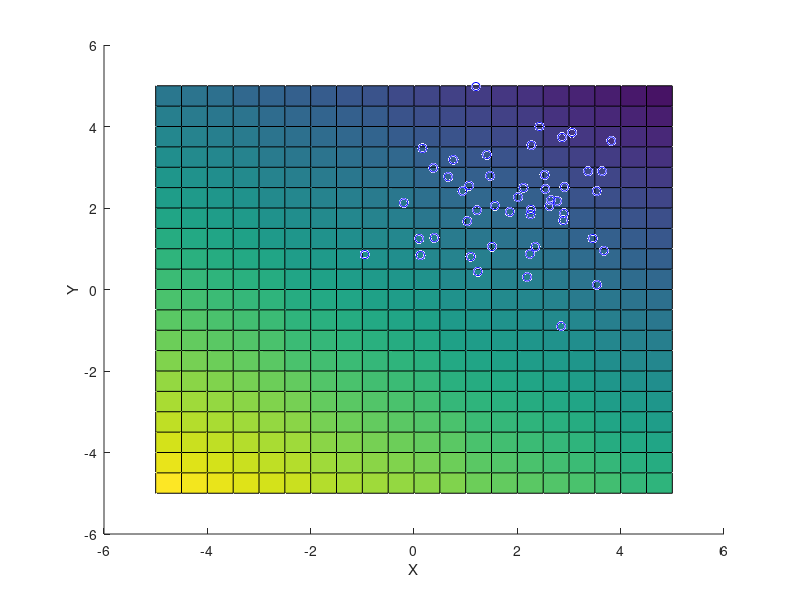
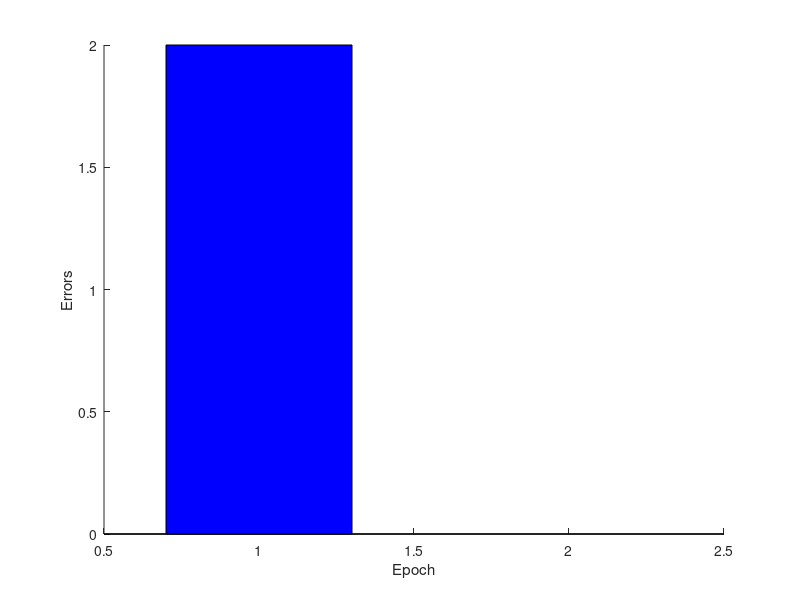

Write the MATLAB code that produced these figures, in order.
% ======== perceptron ========
% This script finds the best plane equation that separates the example dataset, and plots the
% resulting plane to visualize.
% 
% There are three main steps to perceptron process:
%   1. Consider step function to separates labels
%   2. Assign initial values for weights and alfa
%   3. Loop through all epoch until error equals 0 updating
%   errors list to track number of error of each epoch and    
%   weights vector to improve performance
%
% Once the perceptron has been finished this script performs the following:
%   1. Generates a plot showing the dataset
%   2. Draws a plane equation that separates the labels
%   3. Keep track of number of errors per epoch until errors = 0

% Author: Diego Alves     Date: 2016/09/18 22:00:00 
clear
% input samples
load("dados1.mat")

% init weigth vector
w=[0.02 0.02 0.02];
alfa = 0.5;
count = 0;
errors_per_epoch = 0

function result = step(x)
  if x<0
    result = -1
  else
    result = 1
  end
end

figure(2)
hold on
loop = true
while loop
  errors_per_epoch = 0
  count += 1
  for idx = 1:numel(desejado)
    #scalar product dot
    result = dot(w,x(idx,:))
    error = desejado(idx) - step(result)
    if (error!=0)
        errors_per_epoch += 1
    end
    errors(idx) = error
    w+= alfa * error * x(idx,:)
  end
  
  bar(count,errors_per_epoch,0.3,'b');
  xlabel("Epoch");
  ylabel("Errors");
  #check if errors = 0
  if all(errors==0)
      break
  end
end

[a, b] = meshgrid(-5:0.5:5);
z =((-a.*w(1) - (b.*w(2)))/w(3));

#colors in rgb but divided by 255 since Matlab pattern of between 0 and 1
blue = [0,0,255] / 255;
red = [255,0,0] / 255;
figure
hold on;
for idx = 1:numel(desejado)
  if desejado(idx) ==  -1
    #4 parameter is the size and 5 parameter is the color RGB
    scatter3(x(idx,1),x(idx,2),x(idx,3),[],red);
  else
    #4 parameter is the size and 5 parameter is the color RGB
    scatter3(x(idx,1),x(idx,2),x(idx,3),[],blue);
  end
end
surf(a,b,z)
xlabel("X");
ylabel("Y");
zlabel("Z");
